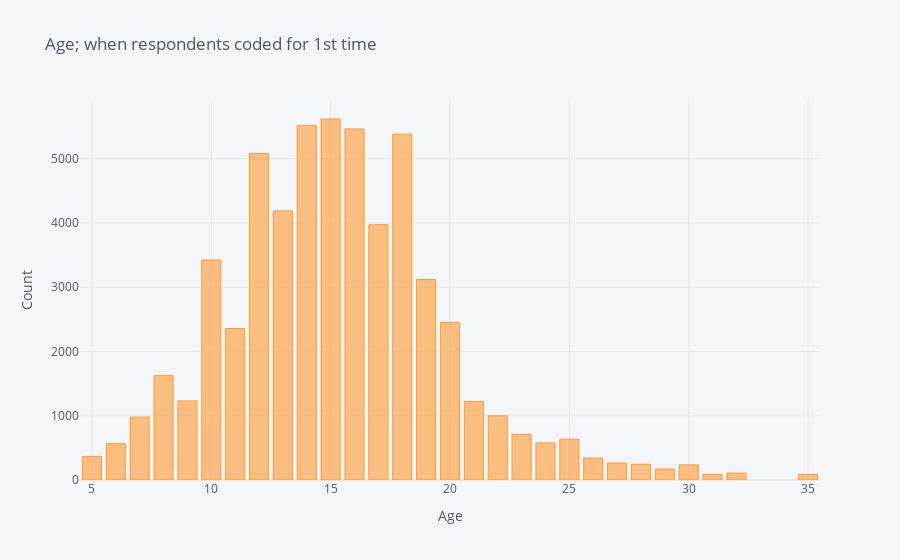

Notebook code cell kept with this figure:
### Code cell
temp = data["Age1stCode"].dropna().value_counts().head(30)
temp.iplot(kind='bar', xTitle = 'Age', yTitle = "Count", title = 'Age; when respondents coded for 1st time')

### Figure 1 — Plotly figure (JSON) as saved in the notebook; plotly's stock layout.template omitted (floating-point values rounded to 4 significant figures)
{"data": [{"marker": {"color": "rgba(255, 153, 51, 0.6)", "line": {"color": "rgba(255, 153, 51, 1.0)", "width": 1}}, "name": "Age1stCode", "orientation": "v", "text": "", "type": "bar", "x": ["15", "14", "16", "18", "12", "13", "17", "10", "19", "20", "11", "8", "9", "21", "22", "7", "23", "25", "24", "6", "Younger than 5 years", "5", "26", "27", "28", "30", "29", "32", "31", "35"], "y": [5618, 5514, 5463, 5382, 5081, 4187, 3973, 3424, 3120, 2453, 2358, 1624, 1231, 1221, 999, 978, 710, 636, 577, 566, 414, 368, 342, 264, 246, 235, 170, 107, 89, 86]}], "layout": {"legend": {"bgcolor": "#F5F6F9", "font": {"color": "#4D5663"}}, "paper_bgcolor": "#F5F6F9", "plot_bgcolor": "#F5F6F9", "title": {"font": {"color": "#4D5663"}, "text": "Age; when respondents coded for 1st time"}, "xaxis": {"gridcolor": "#E1E5ED", "showgrid": true, "tickfont": {"color": "#4D5663"}, "title": {"font": {"color": "#4D5663"}, "text": "Age"}, "zerolinecolor": "#E1E5ED"}, "yaxis": {"gridcolor": "#E1E5ED", "showgrid": true, "tickfont": {"color": "#4D5663"}, "title": {"font": {"color": "#4D5663"}, "text": "Count"}, "zerolinecolor": "#E1E5ED"}}}
